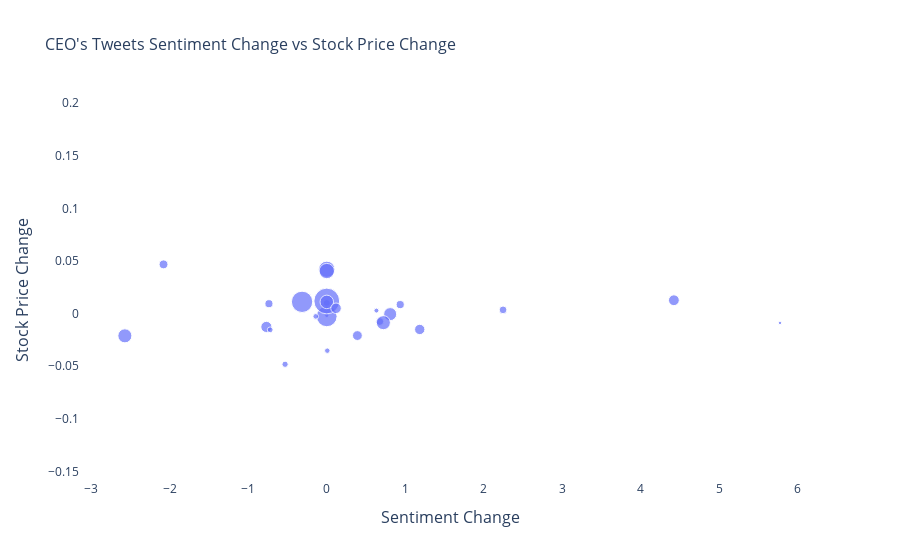

The cell this chart's notebook holds for it:
### Code cell
fig = go.Figure()
_ = fig.add_trace(go.Scatter(
    x= df_stock_tweets["Polarity_chg"],
    y= df_stock_tweets['Return'],
    mode="markers",
    marker={"size": df_stock_tweets['Agg_favorite'], "sizemode": "area",
                                    "sizeref": 2*max(df_stock_tweets['Agg_favorite']/1000)},
    hovertemplate= "Polarity of Tweets: %{x:.1f}<br>" +
    "Stock Price Change: %{y:.1f}<br>" +
    "Number of Likes: %{marker.size:,}" +
    "<extra></extra>"
))
fig.update_layout(
    plot_bgcolor="white",
    # hovermode="x",
    xaxis={"title": {"text": "Sentiment Change", "font": {"size": 16}}},
    yaxis={"title": {"text": "Stock Price Change", "font": {"size": 16}}},
    title={'text': "CEO's Tweets Sentiment Change vs Stock Price Change", "font": {"size": 16}}
)
fig.show()

### Figure 1 — Plotly figure (JSON) as saved in the notebook; plotly's stock layout.template omitted (floating-point values rounded to 4 significant figures; data arrays with more than 128 entries replaced by an {"elided": "..."} marker saying what was removed)
{"data": [{"hovertemplate": "Polarity of Tweets: %{x:.1f}<br>Stock Price Change: %{y:.1f}<br>Number of Likes: %{marker.size:,}<extra></extra>", "marker": {"size": {"elided": "930 int values"}, "sizemode": "area", "sizeref": 2.9}, "mode": "markers", "type": "scatter", "x": {"elided": "930 float values"}, "y": {"elided": "930 float values"}}], "layout": {"autosize": true, "plot_bgcolor": "white", "title": {"font": {"size": 16}, "text": "CEO's Tweets Sentiment Change vs Stock Price Change"}, "xaxis": {"autorange": true, "range": [-3.133, 6.278], "title": {"font": {"size": 16}, "text": "Sentiment Change"}, "type": "linear"}, "yaxis": {"autorange": true, "range": [-0.1617, 0.2065], "title": {"font": {"size": 16}, "text": "Stock Price Change"}, "type": "linear"}}}
